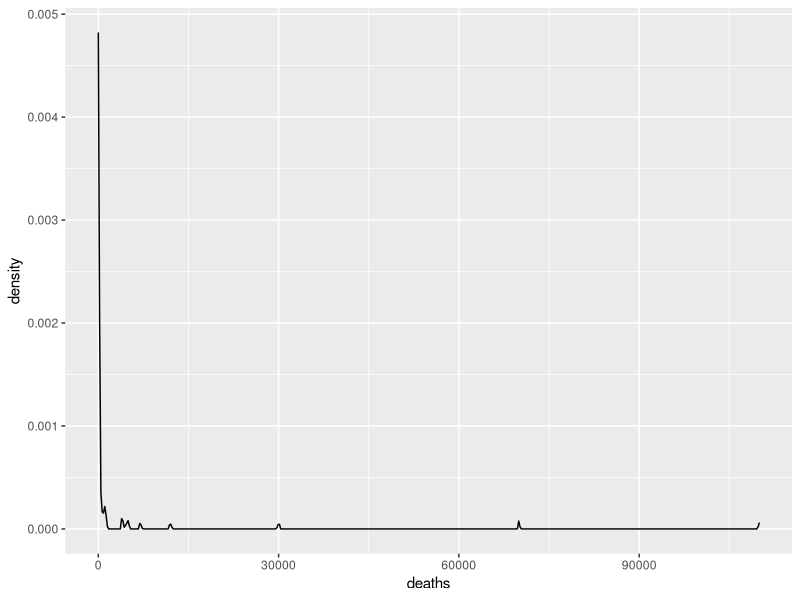
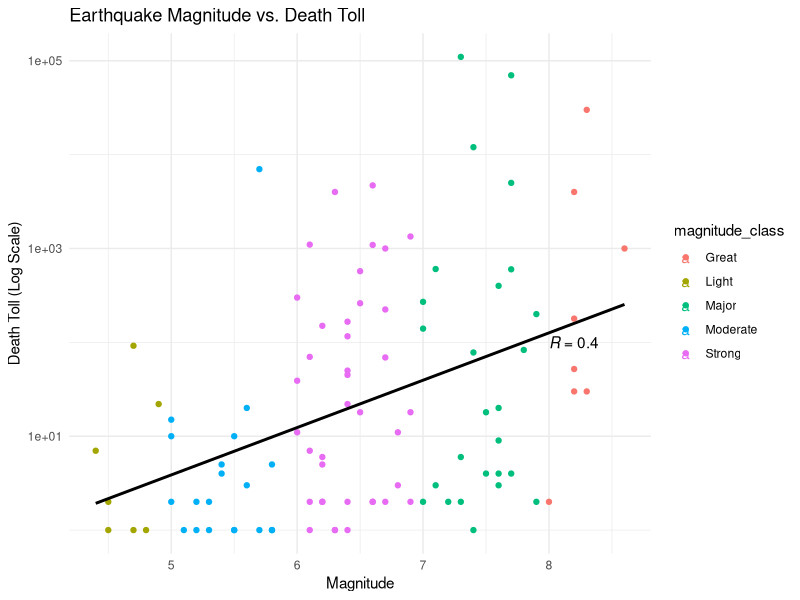
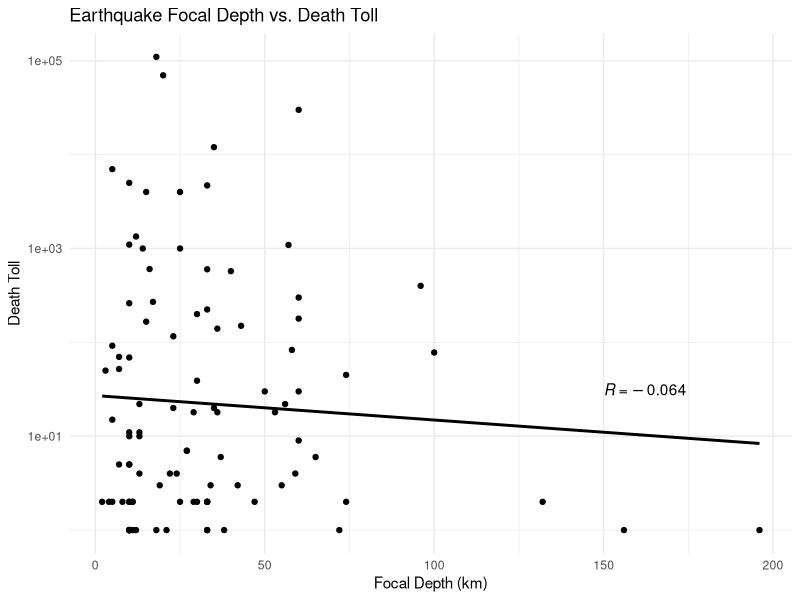
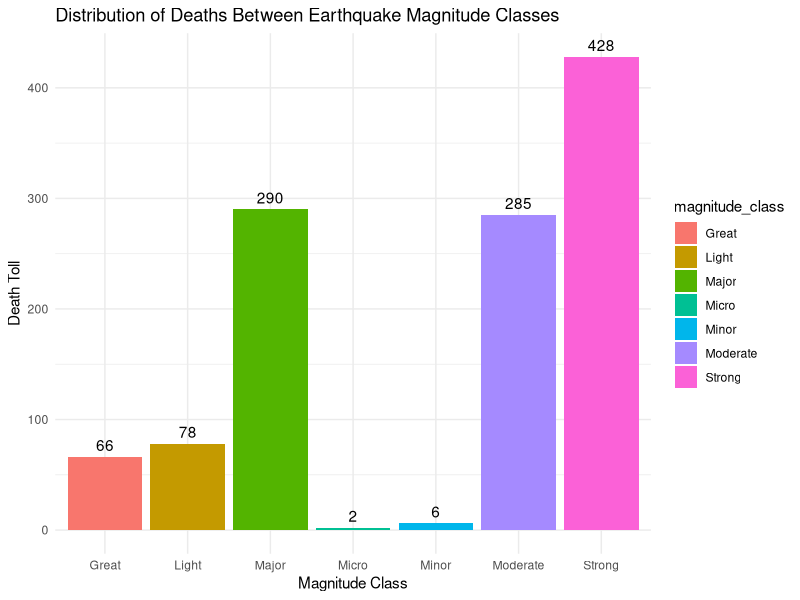

Source code (R) for these figures, in order:
## ---- chunk 1
knitr::opts_chunk$set(echo = TRUE)
## ---- chunk 2
# Load tidyverse:
library(tidyverse)

#Load knitr:
library(knitr)

#Load dplyr:
library(dplyr)

#Load ggplot2:
library(ggplot2)

#Load ggpubr:
library(ggpubr)
## ---- chunk 3
earthquakes <- read.csv("./earthquakes.csv")
## ---- chunk 4
# Select only the columns with the variables of interest:
earthquakes <- earthquakes %>% select(deaths, focal_depth, magnitude)

# Look at summary of the data to find if there are NA values:
summary(earthquakes)

# Get rid of NA values:
earthquakes <- earthquakes %>% drop_na()

# Ensure that there are no more NA values:
summary(earthquakes)

# Create a new column for magnitude class since the original dataset did not
# have a column for this:
earthquakes <- earthquakes %>% 
  mutate(magnitude_class = 
           case_when(magnitude < 3 ~ "Micro", 
                     magnitude >= 3 & magnitude <= 3.9 ~ "Minor", 
                     magnitude >= 4 & magnitude <= 4.9 ~ "Light", 
                     magnitude >= 5 & magnitude <= 5.9 ~ "Moderate", 
                     magnitude >= 6 & magnitude <= 6.9 ~ "Strong", 
                     magnitude >= 7 & magnitude <= 7.9 ~ "Major", 
                     magnitude >= 8 ~ "Great"))

# Check the first few rows of the data to make sure the new column was added properly:
head(earthquakes)

# Set seed for consistent random sample:
set.seed(123)
# Take a random sample of 100 earthquakes:
earthquakes_sample = sample_n(earthquakes, 100)
## ---- chunk 5
# Create density plot for death toll:
ggplot(data=earthquakes_sample, aes(x=deaths)) + geom_density()
# Death toll has a strong right skew
## ---- chunk 6
# Create scatter plot for magnitude vs. deaths:
ggplot(data=earthquakes_sample, aes(x=magnitude, y=deaths, color=magnitude_class, group=1)) + # color the points by the magnitude class
  geom_point() + # scatter plot
  scale_y_log10() + # log base 10 the deaths variable due to skew
  geom_smooth(method=lm, color="black", se=FALSE) + # linear regression line with no standard error
  labs(title="Earthquake Magnitude vs. Death Toll", x="Magnitude", y="Death Toll (Log Scale)") + # add title and axes labels 
  theme_minimal() + # add minimalist theme
  stat_cor(aes(label = ..r.label..), label.x = 8, label.y=2) # display Pearson correlation coefficient on graph
## ---- chunk 7
# Create scatter plot for focal depth vs. deaths:
ggplot(data=earthquakes_sample, aes(x=focal_depth, y=deaths)) + 
  geom_point() + # scatter plot
  scale_y_log10() + # log base 10 the deaths variable due to skew
  geom_smooth(method=lm, color="black", se=FALSE) + # linear regression line with no standard error
  labs(title="Earthquake Focal Depth vs. Death Toll", x="Focal Depth (km)", y="Death Toll") + # add title and axes labels 
  theme_minimal() + # add minimalist theme
  stat_cor(aes(label = ..r.label..), label.x = 150, label.y=1.5) # display Pearson correlation coefficient on graph
## ---- chunk 8
# Magnitude class death toll:
# Create death toll variables for each magnitude class:
micro_deaths <- 0
minor_deaths <- 0
light_deaths <- 0
moderate_deaths <- 0
strong_deaths <- 0
major_deaths <- 0
great_deaths <- 0

# Iterate through dataset and add death counts to each respective magnitude 
# class death toll:
for(i in 1:nrow(earthquakes)){
  if(earthquakes[i,4] == "Micro"){
    micro_deaths <- micro_deaths + 1
  }
  else if(earthquakes[i,4] == "Minor"){
    minor_deaths <- minor_deaths + 1
  }
  else if(earthquakes[i,4] == "Light"){
    light_deaths <- light_deaths + 1
  }
  else if(earthquakes[i,4] == "Moderate"){
    moderate_deaths <- moderate_deaths + 1
  }
  else if(earthquakes[i,4] == "Strong"){
    strong_deaths <- strong_deaths + 1
  }
  else if(earthquakes[i,4] == "Major"){
    major_deaths <- major_deaths + 1
  }
  else{
    great_deaths <- great_deaths + 1
  }
}

# Create vector of the resulting death tolls for each magnitude class:
death_toll_vector <- c(micro_deaths, 
                       minor_deaths, 
                       light_deaths, 
                       moderate_deaths, 
                       strong_deaths, 
                       major_deaths, 
                       great_deaths)

# Create a vector of the different earthquake magnitude classes:
magnitude_class_vector <- c("Micro", 
                            "Minor", 
                            "Light", 
                            "Moderate", 
                            "Strong", 
                            "Major", 
                            "Great")

# Create a dataframe of the earthquake magnitude classes and their respective 
# death tolls:
death_toll_df <- data.frame(magnitude_class_vector, death_toll_vector)

# Rename magnitude class column in df:
death_toll_df <- death_toll_df %>% rename(magnitude_class = 
                                            magnitude_class_vector)
# Rename death toll column in df:
death_toll_df <- death_toll_df %>% rename(death_toll = death_toll_vector)

# Create bar plot for the distribution of death toll based on magnitude class:
ggplot(data=death_toll_df, aes(x=magnitude_class, y=death_toll, fill=magnitude_class)) + # color the bars by the magnitude class
  geom_bar(stat="identity") + # bar graph
  labs(title="Distribution of Deaths Between Earthquake Magnitude Classes", x="Magnitude Class", y="Death Toll") + # add title and axes labels
  theme_minimal() + # minimalist theme
  geom_text(aes(x=magnitude_class, y=death_toll, label=death_toll), vjust=-0.5) # add death toll labels to the bars
